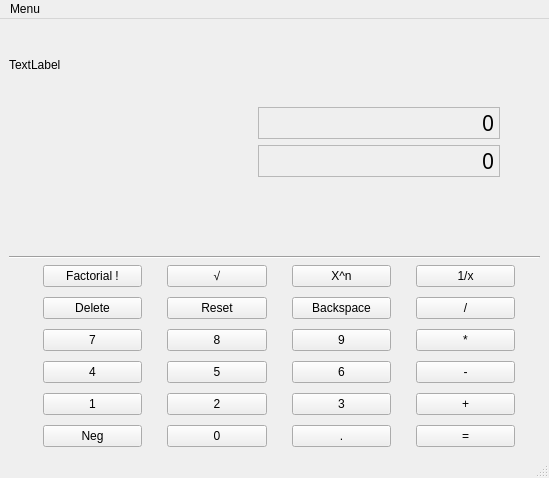
<?xml version="1.0" encoding="UTF-8"?>
<ui version="4.0">
 <class>Calculator</class>
 <widget class="QMainWindow" name="Calculator">
  <property name="geometry">
   <rect>
    <x>0</x>
    <y>0</y>
    <width>549</width>
    <height>478</height>
   </rect>
  </property>
  <property name="windowTitle">
   <string>MainWindow</string>
  </property>
  <widget class="QWidget" name="centralwidget">
   <property name="mouseTracking">
    <bool>false</bool>
   </property>
   <property name="autoFillBackground">
    <bool>true</bool>
   </property>
   <layout class="QVBoxLayout" name="verticalLayout">
    <item>
     <layout class="QGridLayout" name="gridLayout_2">
      <item row="4" column="1">
       <spacer name="verticalSpacer_2">
        <property name="orientation">
         <enum>Qt::Vertical</enum>
        </property>
        <property name="sizeHint" stdset="0">
         <size>
          <width>20</width>
          <height>43</height>
         </size>
        </property>
       </spacer>
      </item>
      <item row="3" column="1">
       <widget class="QLabel" name="calcDisplay">
        <property name="enabled">
         <bool>true</bool>
        </property>
        <property name="maximumSize">
         <size>
          <width>1024</width>
          <height>16777215</height>
         </size>
        </property>
        <property name="font">
         <font>
          <family>Calibri Light</family>
          <pointsize>16</pointsize>
          <weight>50</weight>
          <bold>false</bold>
          <strikeout>false</strikeout>
          <stylestrategy>PreferDefault</stylestrategy>
          <kerning>true</kerning>
         </font>
        </property>
        <property name="layoutDirection">
         <enum>Qt::LeftToRight</enum>
        </property>
        <property name="autoFillBackground">
         <bool>true</bool>
        </property>
        <property name="frameShape">
         <enum>QFrame::StyledPanel</enum>
        </property>
        <property name="frameShadow">
         <enum>QFrame::Sunken</enum>
        </property>
        <property name="lineWidth">
         <number>2</number>
        </property>
        <property name="text">
         <string>0</string>
        </property>
        <property name="textFormat">
         <enum>Qt::RichText</enum>
        </property>
        <property name="scaledContents">
         <bool>true</bool>
        </property>
        <property name="alignment">
         <set>Qt::AlignRight|Qt::AlignTrailing|Qt::AlignVCenter</set>
        </property>
        <property name="wordWrap">
         <bool>false</bool>
        </property>
       </widget>
      </item>
      <item row="3" column="0">
       <spacer name="horizontalSpacer">
        <property name="orientation">
         <enum>Qt::Horizontal</enum>
        </property>
        <property name="sizeType">
         <enum>QSizePolicy::Fixed</enum>
        </property>
        <property name="sizeHint" stdset="0">
         <size>
          <width>80</width>
          <height>20</height>
         </size>
        </property>
       </spacer>
      </item>
      <item row="2" column="1">
       <widget class="QLabel" name="calcDisplayRes">
        <property name="enabled">
         <bool>true</bool>
        </property>
        <property name="maximumSize">
         <size>
          <width>1024</width>
          <height>16777215</height>
         </size>
        </property>
        <property name="font">
         <font>
          <family>Calibri Light</family>
          <pointsize>16</pointsize>
          <weight>50</weight>
          <bold>false</bold>
          <strikeout>false</strikeout>
          <stylestrategy>PreferDefault</stylestrategy>
          <kerning>true</kerning>
         </font>
        </property>
        <property name="layoutDirection">
         <enum>Qt::LeftToRight</enum>
        </property>
        <property name="autoFillBackground">
         <bool>true</bool>
        </property>
        <property name="frameShape">
         <enum>QFrame::StyledPanel</enum>
        </property>
        <property name="frameShadow">
         <enum>QFrame::Sunken</enum>
        </property>
        <property name="lineWidth">
         <number>2</number>
        </property>
        <property name="text">
         <string>0</string>
        </property>
        <property name="textFormat">
         <enum>Qt::RichText</enum>
        </property>
        <property name="scaledContents">
         <bool>true</bool>
        </property>
        <property name="alignment">
         <set>Qt::AlignRight|Qt::AlignTrailing|Qt::AlignVCenter</set>
        </property>
        <property name="wordWrap">
         <bool>false</bool>
        </property>
       </widget>
      </item>
      <item row="3" column="2">
       <spacer name="horizontalSpacer_4">
        <property name="orientation">
         <enum>Qt::Horizontal</enum>
        </property>
        <property name="sizeType">
         <enum>QSizePolicy::Fixed</enum>
        </property>
        <property name="sizeHint" stdset="0">
         <size>
          <width>40</width>
          <height>20</height>
         </size>
        </property>
       </spacer>
      </item>
      <item row="0" column="0">
       <widget class="QLabel" name="Logo">
        <property name="text">
         <string>TextLabel</string>
        </property>
       </widget>
      </item>
      <item row="0" column="1">
       <spacer name="verticalSpacer">
        <property name="orientation">
         <enum>Qt::Vertical</enum>
        </property>
        <property name="sizeHint" stdset="0">
         <size>
          <width>20</width>
          <height>28</height>
         </size>
        </property>
       </spacer>
      </item>
     </layout>
    </item>
    <item>
     <widget class="Line" name="line">
      <property name="orientation">
       <enum>Qt::Horizontal</enum>
      </property>
     </widget>
    </item>
    <item>
     <layout class="QGridLayout" name="gridLayout">
      <property name="leftMargin">
       <number>9</number>
      </property>
      <property name="horizontalSpacing">
       <number>25</number>
      </property>
      <property name="verticalSpacing">
       <number>10</number>
      </property>
      <item row="4" column="2">
       <widget class="QPushButton" name="btn5">
        <property name="text">
         <string>5</string>
        </property>
        <property name="shortcut">
         <string>5</string>
        </property>
       </widget>
      </item>
      <item row="0" column="2">
       <widget class="QPushButton" name="btnSqrt">
        <property name="text">
         <string>√</string>
        </property>
       </widget>
      </item>
      <item row="6" column="2">
       <widget class="QPushButton" name="btn0">
        <property name="text">
         <string>0</string>
        </property>
        <property name="shortcut">
         <string>0</string>
        </property>
       </widget>
      </item>
      <item row="0" column="1">
       <widget class="QPushButton" name="btnFactorial">
        <property name="text">
         <string>Factorial !</string>
        </property>
        <property name="flat">
         <bool>false</bool>
        </property>
       </widget>
      </item>
      <item row="6" column="1">
       <widget class="QPushButton" name="btnNeg">
        <property name="text">
         <string>Neg</string>
        </property>
       </widget>
      </item>
      <item row="6" column="4">
       <widget class="QPushButton" name="btnEq">
        <property name="text">
         <string>=</string>
        </property>
        <property name="shortcut">
         <string>=</string>
        </property>
       </widget>
      </item>
      <item row="1" column="3">
       <widget class="QPushButton" name="btnBackspace">
        <property name="text">
         <string>Backspace</string>
        </property>
        <property name="shortcut">
         <string>Backspace</string>
        </property>
       </widget>
      </item>
      <item row="4" column="1">
       <widget class="QPushButton" name="btn4">
        <property name="text">
         <string>4</string>
        </property>
        <property name="shortcut">
         <string>4</string>
        </property>
       </widget>
      </item>
      <item row="6" column="0">
       <spacer name="horizontalSpacer_2">
        <property name="orientation">
         <enum>Qt::Horizontal</enum>
        </property>
        <property name="sizeType">
         <enum>QSizePolicy::Fixed</enum>
        </property>
        <property name="sizeHint" stdset="0">
         <size>
          <width>25</width>
          <height>20</height>
         </size>
        </property>
       </spacer>
      </item>
      <item row="5" column="3">
       <widget class="QPushButton" name="btn3">
        <property name="text">
         <string>3</string>
        </property>
        <property name="shortcut">
         <string>3</string>
        </property>
       </widget>
      </item>
      <item row="6" column="5">
       <spacer name="horizontalSpacer_3">
        <property name="orientation">
         <enum>Qt::Horizontal</enum>
        </property>
        <property name="sizeType">
         <enum>QSizePolicy::Fixed</enum>
        </property>
        <property name="sizeHint" stdset="0">
         <size>
          <width>25</width>
          <height>20</height>
         </size>
        </property>
       </spacer>
      </item>
      <item row="3" column="2">
       <widget class="QPushButton" name="btn8">
        <property name="text">
         <string>8</string>
        </property>
        <property name="shortcut">
         <string>8</string>
        </property>
       </widget>
      </item>
      <item row="5" column="1">
       <widget class="QPushButton" name="btn1">
        <property name="text">
         <string>1</string>
        </property>
        <property name="shortcut">
         <string>1</string>
        </property>
       </widget>
      </item>
      <item row="0" column="4">
       <widget class="QPushButton" name="btnDivByX">
        <property name="text">
         <string>1/x</string>
        </property>
       </widget>
      </item>
      <item row="1" column="4">
       <widget class="QPushButton" name="btnDiv">
        <property name="text">
         <string>/</string>
        </property>
        <property name="shortcut">
         <string>/</string>
        </property>
       </widget>
      </item>
      <item row="4" column="3">
       <widget class="QPushButton" name="btn6">
        <property name="text">
         <string>6</string>
        </property>
        <property name="shortcut">
         <string>6</string>
        </property>
       </widget>
      </item>
      <item row="3" column="4">
       <widget class="QPushButton" name="btnMult">
        <property name="text">
         <string>*</string>
        </property>
        <property name="shortcut">
         <string>*</string>
        </property>
       </widget>
      </item>
      <item row="0" column="3">
       <widget class="QPushButton" name="btnExpon">
        <property name="text">
         <string>X^n</string>
        </property>
       </widget>
      </item>
      <item row="1" column="2">
       <widget class="QPushButton" name="btnReset">
        <property name="text">
         <string>Reset</string>
        </property>
       </widget>
      </item>
      <item row="6" column="3">
       <widget class="QPushButton" name="btnPoint">
        <property name="text">
         <string>.</string>
        </property>
        <property name="shortcut">
         <string>., ,</string>
        </property>
       </widget>
      </item>
      <item row="5" column="4">
       <widget class="QPushButton" name="btnPlus">
        <property name="text">
         <string>+</string>
        </property>
        <property name="shortcut">
         <string>+</string>
        </property>
       </widget>
      </item>
      <item row="4" column="4">
       <widget class="QPushButton" name="btnMinus">
        <property name="text">
         <string>-</string>
        </property>
        <property name="shortcut">
         <string>-</string>
        </property>
       </widget>
      </item>
      <item row="5" column="2">
       <widget class="QPushButton" name="btn2">
        <property name="text">
         <string>2</string>
        </property>
        <property name="shortcut">
         <string>2</string>
        </property>
       </widget>
      </item>
      <item row="3" column="3">
       <widget class="QPushButton" name="btn9">
        <property name="text">
         <string>9</string>
        </property>
        <property name="shortcut">
         <string>9</string>
        </property>
       </widget>
      </item>
      <item row="3" column="1">
       <widget class="QPushButton" name="btn7">
        <property name="text">
         <string>7</string>
        </property>
        <property name="shortcut">
         <string>7</string>
        </property>
       </widget>
      </item>
      <item row="1" column="1">
       <widget class="QPushButton" name="btnDelete">
        <property name="text">
         <string>Delete</string>
        </property>
        <property name="shortcut">
         <string>Del</string>
        </property>
       </widget>
      </item>
     </layout>
    </item>
   </layout>
  </widget>
  <widget class="QMenuBar" name="menubar">
   <property name="geometry">
    <rect>
     <x>0</x>
     <y>0</y>
     <width>549</width>
     <height>21</height>
    </rect>
   </property>
   <widget class="QMenu" name="menuMenu">
    <property name="title">
     <string>Menu</string>
    </property>
    <addaction name="actionPolozka1"/>
    <addaction name="actionAuto_i"/>
   </widget>
   <addaction name="menuMenu"/>
  </widget>
  <widget class="QStatusBar" name="statusbar"/>
  <action name="actionPolozka1">
   <property name="text">
    <string>Nápověda</string>
   </property>
  </action>
  <action name="actionAuto_i">
   <property name="text">
    <string>Autoři</string>
   </property>
  </action>
 </widget>
 <resources/>
 <connections/>
</ui>
